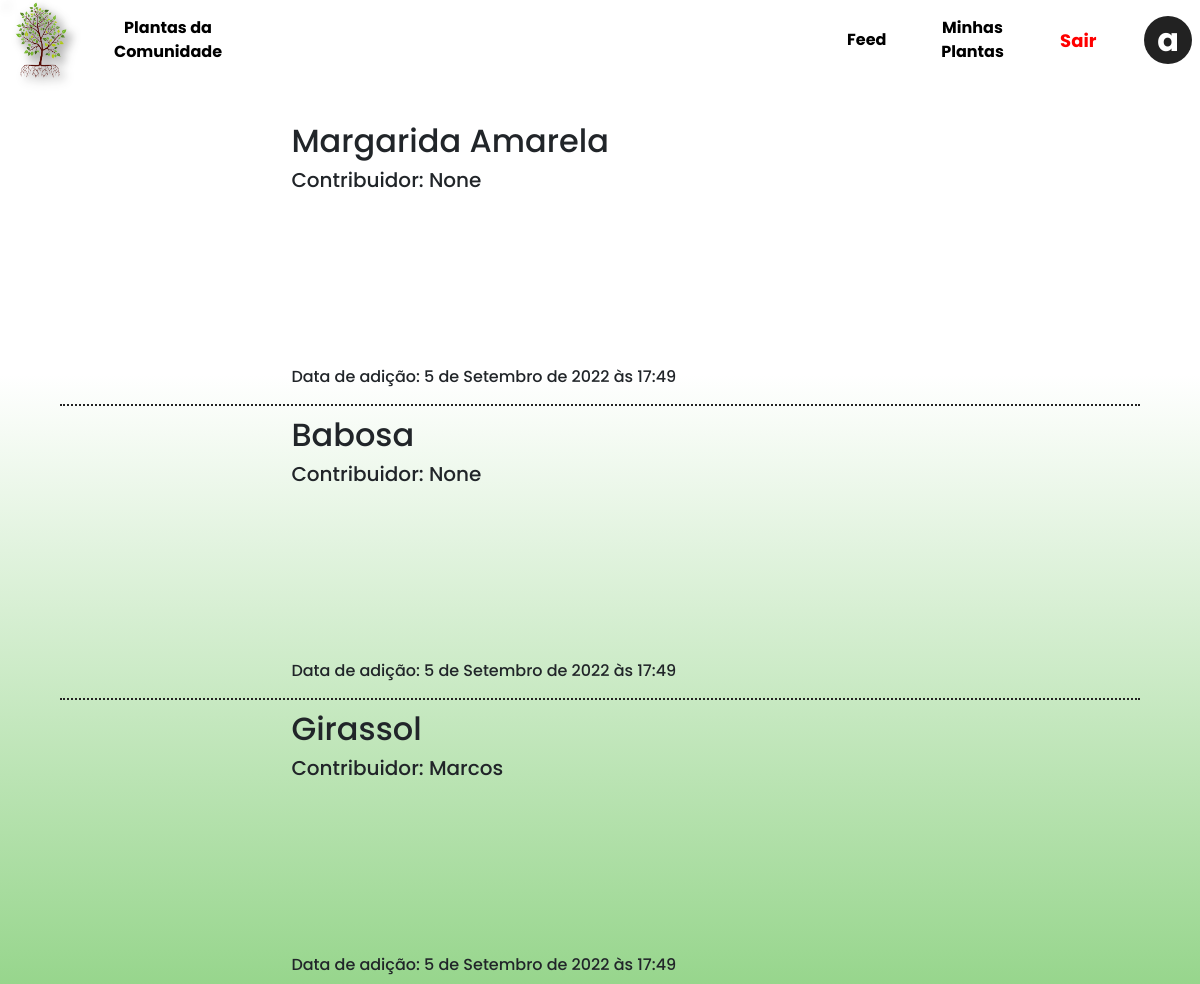
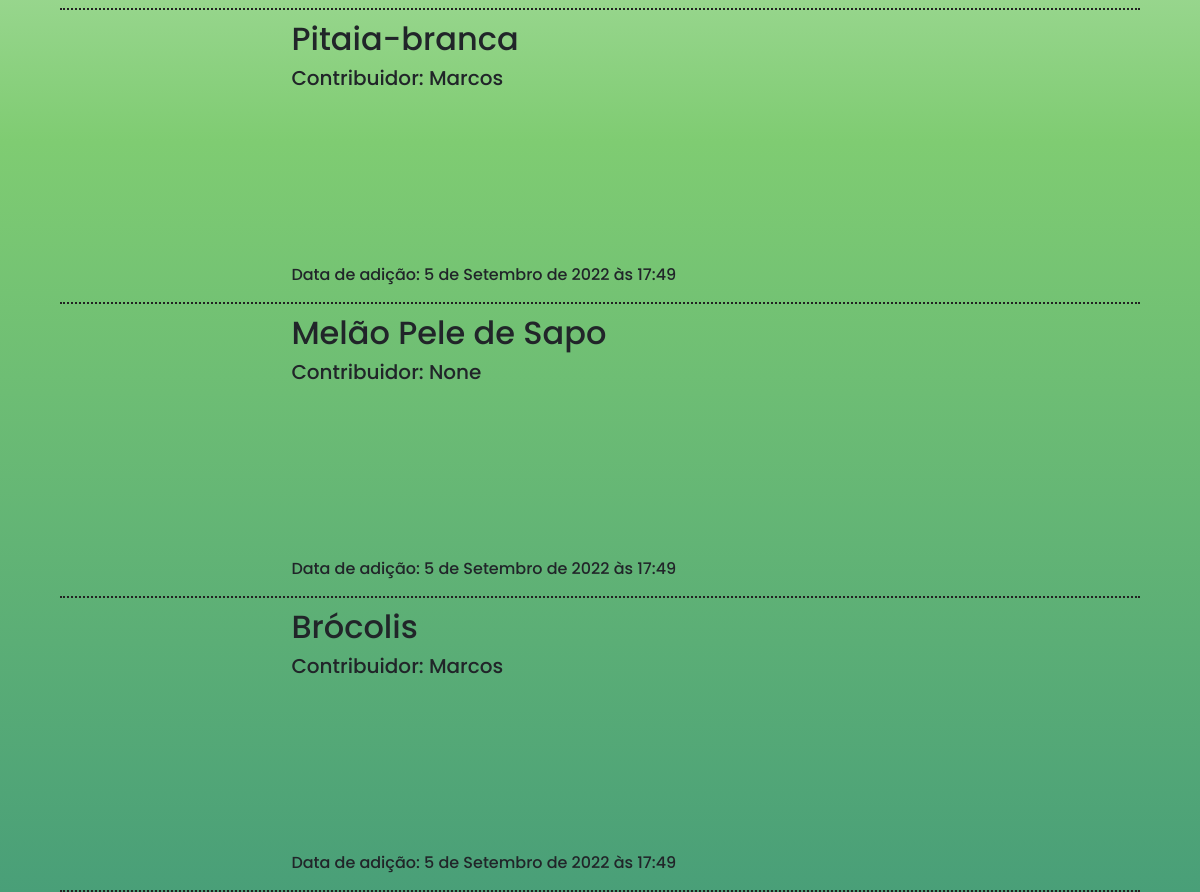
The page /myaccount/community/ (signed in) on the database as committed earlier (2 pictures, top to bottom).
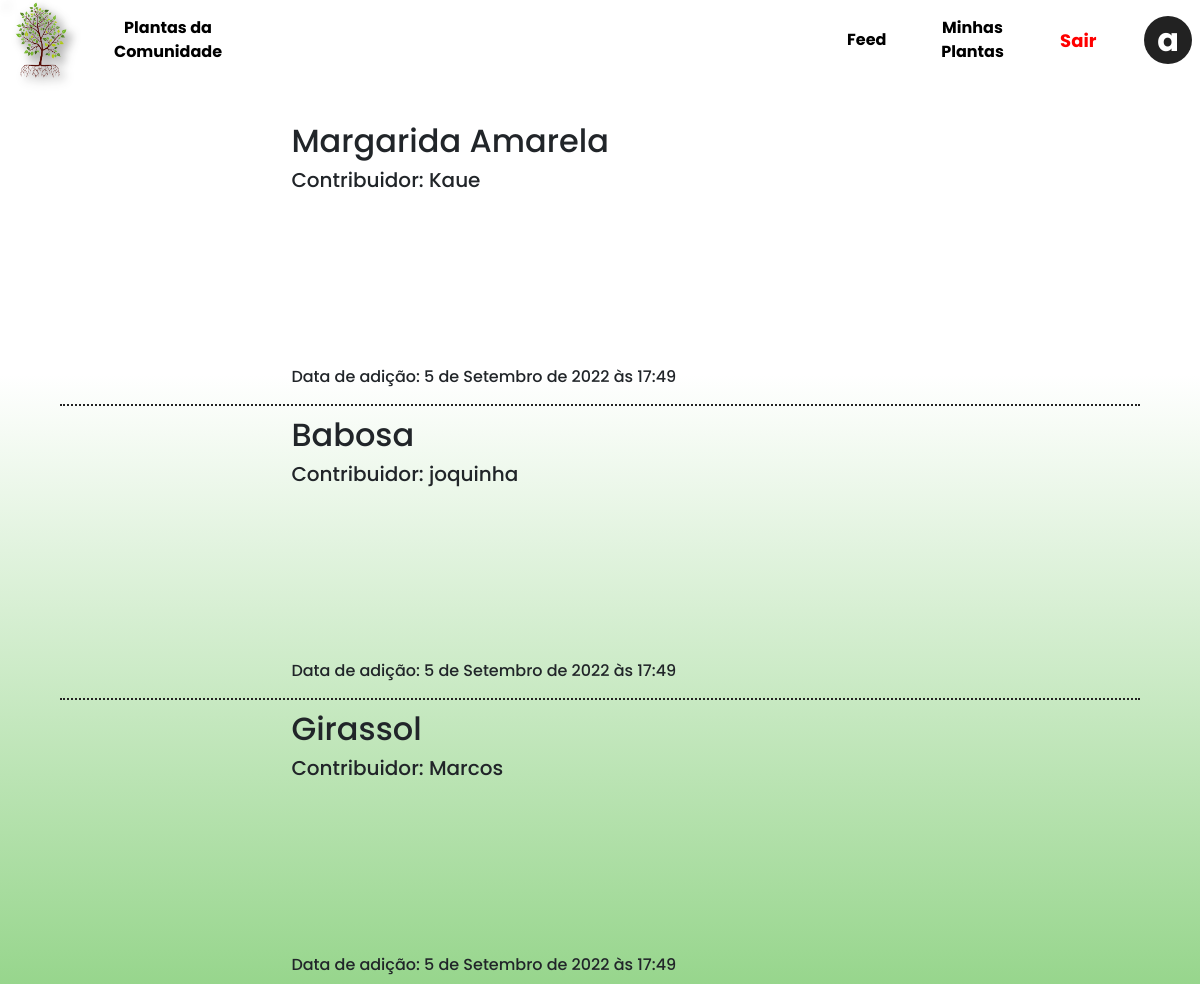
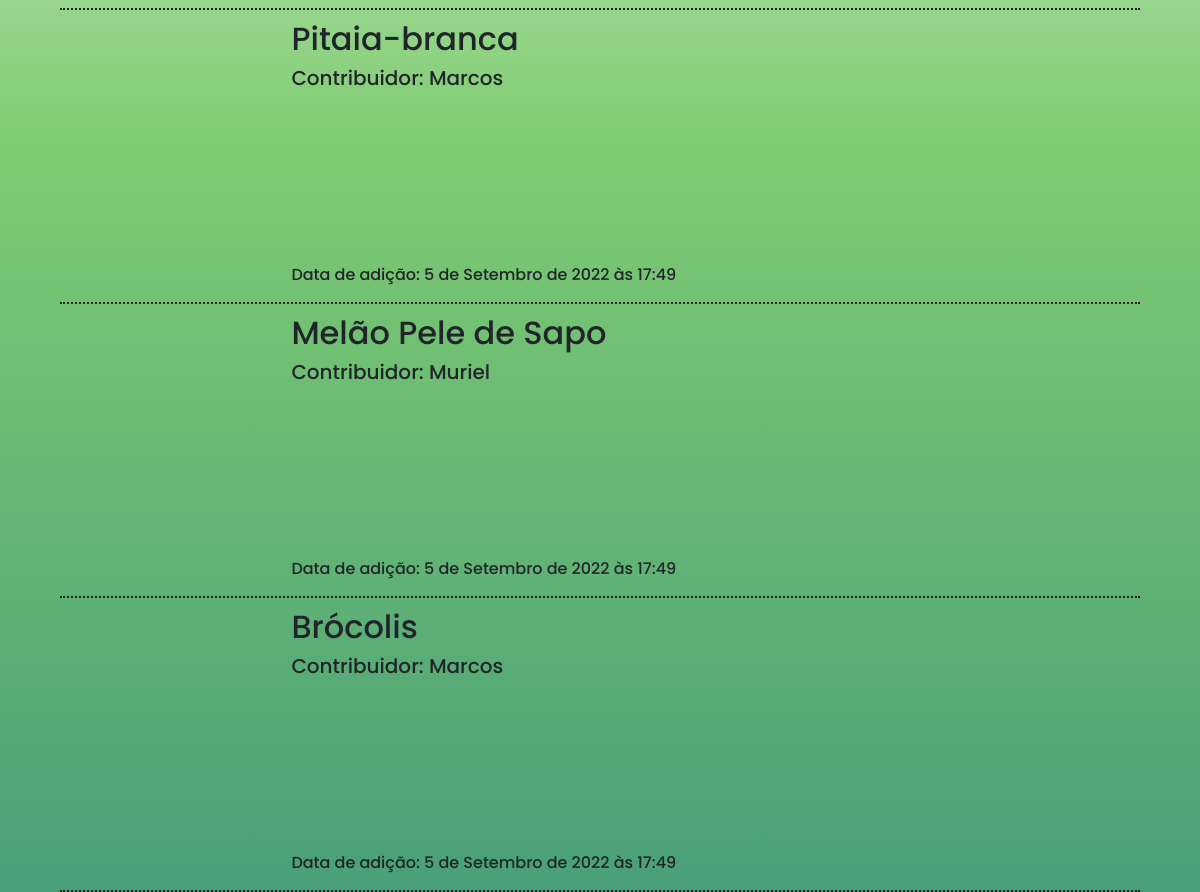
The same page on the database as committed later (2 pictures, top to bottom).
### plantas/models.py (models this page shows, shortened)
class Plant(models.Model):
    name = models.CharField(max_length=50, null=True)
    scientific_name = models.CharField(max_length=50, unique=True)
    origin = models.CharField(max_length=50, null=True)
    image_url = models.TextField(max_length=600)
    about = models.TextField(max_length=600)
    last_modf = models.DateTimeField(default=timezone.now)
    contributor = models.ForeignKey(User, on_delete=models.PROTECT, null=True)

### users/models.py (models this page shows)
class User(AbstractBaseUser, PermissionsMixin):
    username = models.CharField(max_length=50,unique=True)
    email = None
    is_active = models.BooleanField(default=True)
    is_staff = models.BooleanField(default=False)
    is_superuser = models.BooleanField(default=False)
    USERNAME_FIELD = 'username'
    REQUIRED_FIELDS = []
    objects = UserManager()
    def __str__(self):
        return self.username

### users/views.py (the view, shortened to what this page needs)
# urls.py: path('myaccount/community/', views.Comunidade.as_view(), name='comunidade'),
class Comunidade(LoginRequiredMixin,View):
    login_url = '/'
    def get(self,request):
        plantas = Plant.objects.all()
        context = {
            'plantas': plantas,
        }
        return render(request, 'comunidade.html', context)

### users/templates/comunidade.html (shortened to what this page needs)
{% extends "base.html" %}
{% load static %}
{% load livereload_tags %}
{% block cssDoc %}<link rel="stylesheet" type="text/css" href="{% static '/css/comunidade.css' %}">{% endblock cssDoc %}
{% block content %}
<header id="" >
    <nav id="navbar">
        <img src="{% static 'imgs/tree.png' %}" id="ico" alt="">
        <div id="nav2">
            <ul>
                <li><a href="#">Plantas da Comunidade</a></li>
            </ul>
        </div>
        <div id="account">
            <div id="mac"><a href="{% url 'myaccount'%}" id="btnMp">Feed</a></div>
            <div id="mp"><a href="{% url 'myplants'%}" id="btnMp">Minhas Plantas</a></div>
            <div id="exit"><a href="{% url 'exit' %}">Sair</a></div>
            <div id="user"><div>{{request.user.username.0}}</div></div>
        </div>
    </nav>
</header>
<div id="container">
    <div id="box">
        <div id="plantas">
            {% for planta in plantas %}
                <div class='l'>
                    <a class="cart" href="#" style="display: flex;background-image: url('{{planta.image_url}}');"><div>Ver</div></a>
                    <div class="ltext">
                        <div>
                            <h2>{{planta.name}}</h1>
                            <h5>Contribuidor: {{planta.contributor}}</h1>
                        </div>
                        <div>
                            <h6>Data de adição: {{planta.last_modf}}</h5>
                        </div>
                    </div>
                </div>
            {% endfor %}
        </div>
    </div>
</div>
{% endblock content %}

Rows that differ between the two databases and show on the page:
changed Plant "Margarida Amarela": contributor "None" → "Kaue"
changed Plant "Babosa": contributor "None" → "joquinha"
changed Plant "Melão Pele de Sapo": contributor "None" → "Muriel"
